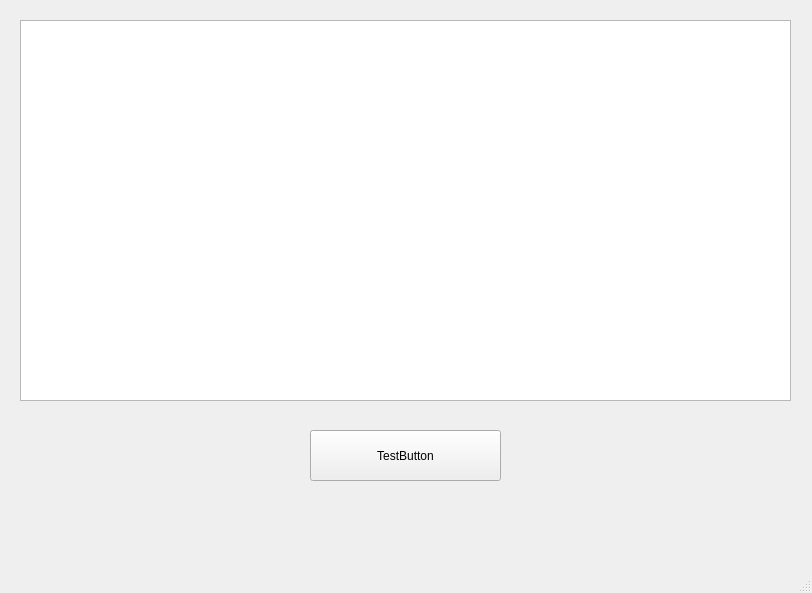
<?xml version="1.0" encoding="UTF-8"?>
<ui version="4.0">
 <class>MainWindow</class>
 <widget class="QMainWindow" name="MainWindow">
  <property name="geometry">
   <rect>
    <x>0</x>
    <y>0</y>
    <width>812</width>
    <height>593</height>
   </rect>
  </property>
  <property name="windowTitle">
   <string>MainWindow</string>
  </property>
  <widget class="QWidget" name="centralwidget">
   <widget class="QPushButton" name="pushButton">
    <property name="geometry">
     <rect>
      <x>310</x>
      <y>430</y>
      <width>191</width>
      <height>51</height>
     </rect>
    </property>
    <property name="text">
     <string>TestButton</string>
    </property>
   </widget>
   <widget class="QTableView" name="tableView">
    <property name="geometry">
     <rect>
      <x>20</x>
      <y>20</y>
      <width>771</width>
      <height>381</height>
     </rect>
    </property>
   </widget>
  </widget>
  <widget class="QMenuBar" name="menubar">
   <property name="geometry">
    <rect>
     <x>0</x>
     <y>0</y>
     <width>812</width>
     <height>26</height>
    </rect>
   </property>
  </widget>
  <widget class="QStatusBar" name="statusbar"/>
 </widget>
 <resources/>
 <connections/>
</ui>
